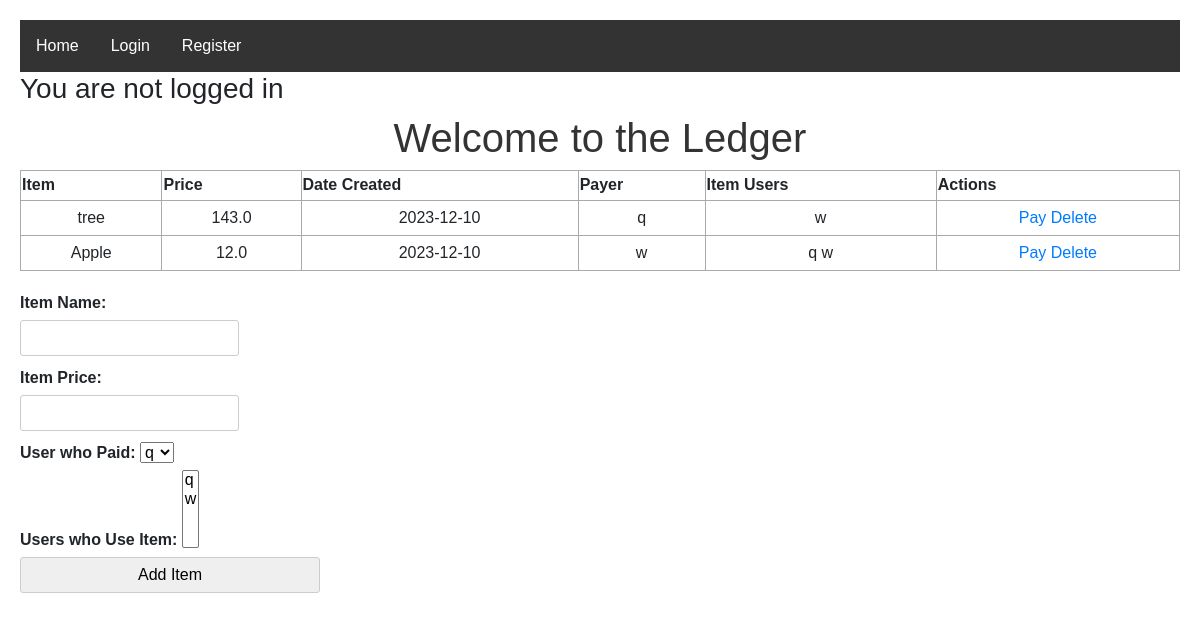
Screenshot of /ledger with the database file from the repository.
### app.py (models this page shows, shortened)
class Items(db.Model):
    __tablename__ = 'items'
    id = db.Column(db.Integer, primary_key=True)
    itemName = db.Column(db.String(200), nullable=False)
    itemPrice = db.Column(db.Float, nullable=False)
    payerID = db.Column(db.Integer, db.ForeignKey('users.id'))
    date_created = db.Column(db.DateTime, default=datetime.utcnow)

class Users(UserMixin, db.Model):
    __tablename__ = 'users'
    id = db.Column(db.Integer, primary_key=True)
    username = db.Column(db.String(250), unique=True, nullable=False)
    password = db.Column(db.String(250), nullable=False)
    balance = db.Column(db.Float, nullable=False)
    date_created = db.Column(db.DateTime, default=datetime.utcnow)
    items = db.relationship('Items', secondary='user_items', backref='users')

### app.py (the view)
@app.route('/ledger', methods=['POST', 'GET'])
def ledger():
    users = Users.query.order_by(Users.date_created).all()
    items = Items.query.order_by(Items.date_created).all()
    return render_template('ledger.html', users=users, items=items)

### templates/ledger.html (shortened to what this page needs)
{% extends 'base.html' %}
{% block body %}
    <h1>Welcome to the Ledger</h1>
    <div>
        <table>
            <tr>
                <th>Item</th>
                <th>Price</th>
                <th>Date Created</th>
                <th>Payer</th>
                <th>Item Users</th>
                <th>Actions</th>
            </tr>
            {% for item in items %}
                <tr>
                    <td>{{ item.itemName }}</td>
                    <td>{{ item.itemPrice }}</td>
                    <td>{{ item.date_created.date() }}</td>
                    <td>
                        {% for user in users %}
                            {% if user.id == item.payerID %}
                                {{ user.username }}
                            {% endif %}
                        {% endfor %}
                    </td>
                    <td>
                        {% for user in item.users %}
                            {{ user.username }}
                        {% endfor %}
                    </td>
                    <td>
                        <a href="/pay/{{ item.id }}">Pay</a>
                        <a href="/deleteItem/{{ item.id }}">Delete</a>
                    </td>
                </tr>
            {% endfor %}
        </table>
    </div>
    <form action="/addItem" method='POST'>
    <div class="itemName">
        <label for="itemName">Item Name:</label>
        <input type="text" name="itemName" id="itemName"/>
    </div>
    <div class="itemPrice">
        <label for="itemPrice">Item Price:</label>
        <input type="number" name="itemPrice" id="itemPrice"/>
    </div>
    <div class="payerID">
  <label for="payerID">User who Paid:</label>
  <select id="payerID" name="payerID">
      {% for user in users %}
          <option value="{{ user.id }}">{{ user.username }}</option>
      {% endfor %}
  </select>
    </div>
        <div class="itemUsers">
      <label for="itemUsers">Users who Use Item:</label>
      <select id="itemUsers" name="itemUsers" multiple>
          {% for user in users %}
              <option value="{{ user.id }}">{{ user.username }}</option>
          {% endfor %}
      </select>
    </div>
    <input type="submit" value="Add Item">
</form>
{% endblock %}

### static/css/main.css (style rules this page uses)
body { font-family: Arial, sans-serif; padding: 20px; }
h1 { color: #333; text-align: center; }
form { margin: 20px 0; display: flex; flex-direction: column; max-width: 300px; }
table, td, th { border: 1px solid #aaa; }
table { border-collapse: collapse; width: 100%; }
th { height: 30px; }
td { text-align: center; padding: 5px; }
label { margin-bottom: 5px; font-weight: bold; }
input { padding: 5px; margin-bottom: 10px; border: 1px solid #ccc; border-radius: 3px; }

### rows the page displays
Items: itemName "tree", itemPrice "143.0", date_created "2023-12-10"
Users: username "q", {{ user.id }} 1 (drawn)
Users: username "w", {{ user.id }} 2 (drawn)
Items: itemName "Apple", itemPrice "12.0", date_created "2023-12-10"

### other values shown
form field payerID "q"
